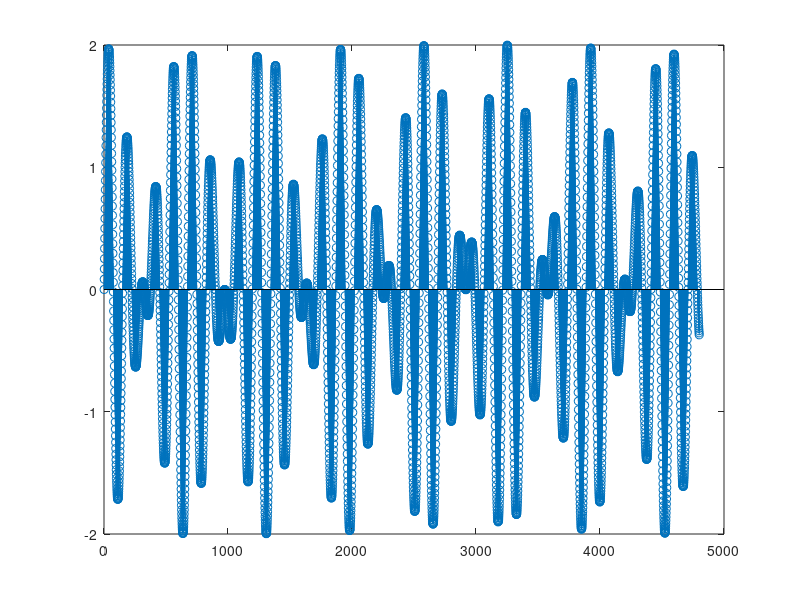

The MATLAB source for this figure:
fs = 44100;
frequency = 261;
freq = 329;
phaseDelta =(2.0 * pi * frequency / 44100);
phaseD =(2.0 * pi * freq / 44100);
phase = 0;
p=0;

for i = 1:48000
    y(i) = sin(phase) +sin(p);
    phase = mod(phase + phaseDelta , pi * 2);
    p = mod(p + phaseD , pi * 2);
    
end

for i = 1:4800
    x(i)=y(i);
end
soundsc(y,fs,16);
stem(x);

% fs = 44100; % Hz  1000 through 384000.
% t = 0:1/fs:0.1; % seconds
% f1 = 261; % Hz
% f2 = 329;
% f3 = 392;
% y =sin(2*pi*f1*t) %+ sin(2*pi*f2*t) + sin(2*pi*f3*t);
% soundsc(y,fs,16);
% stem(y);